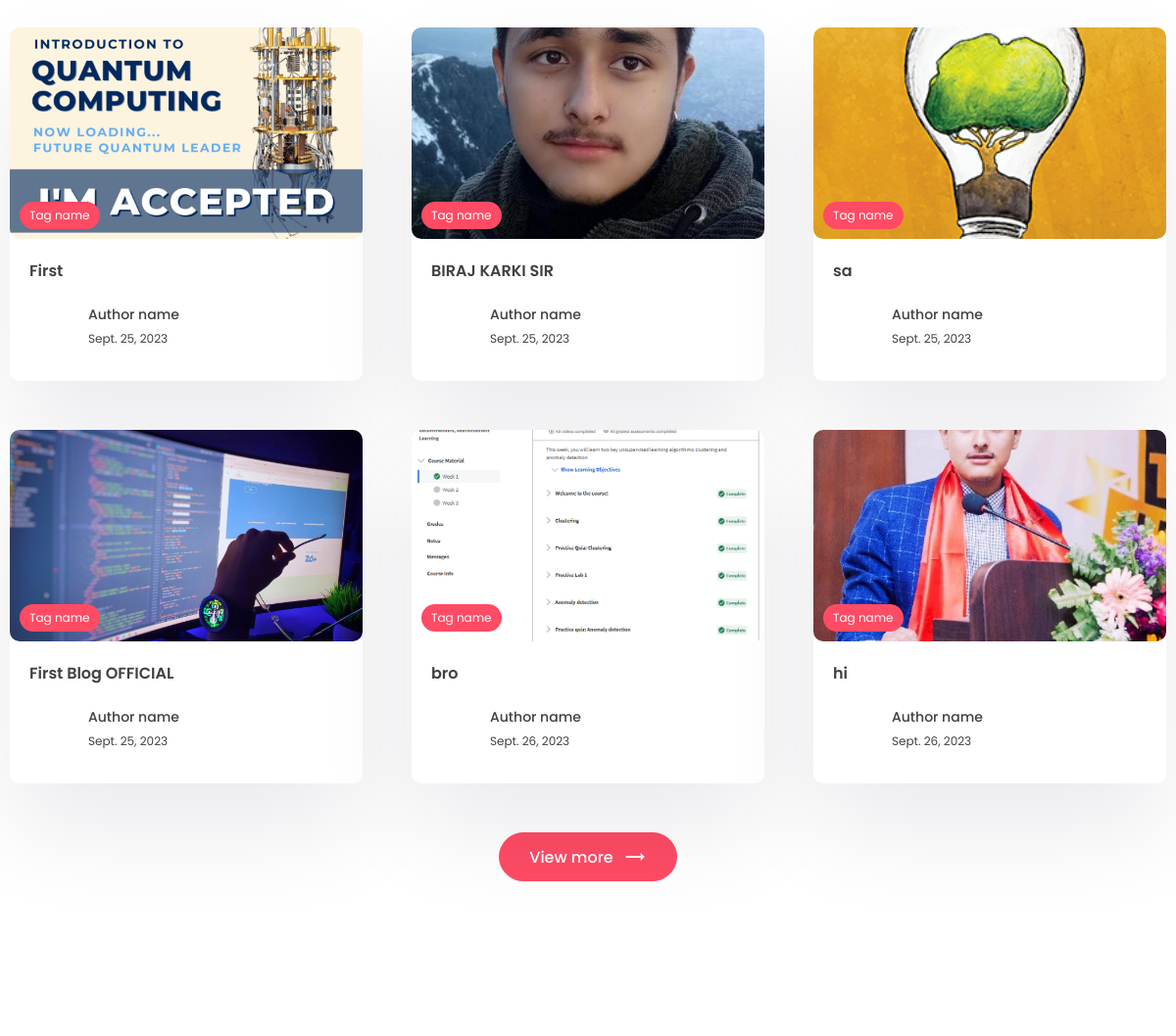
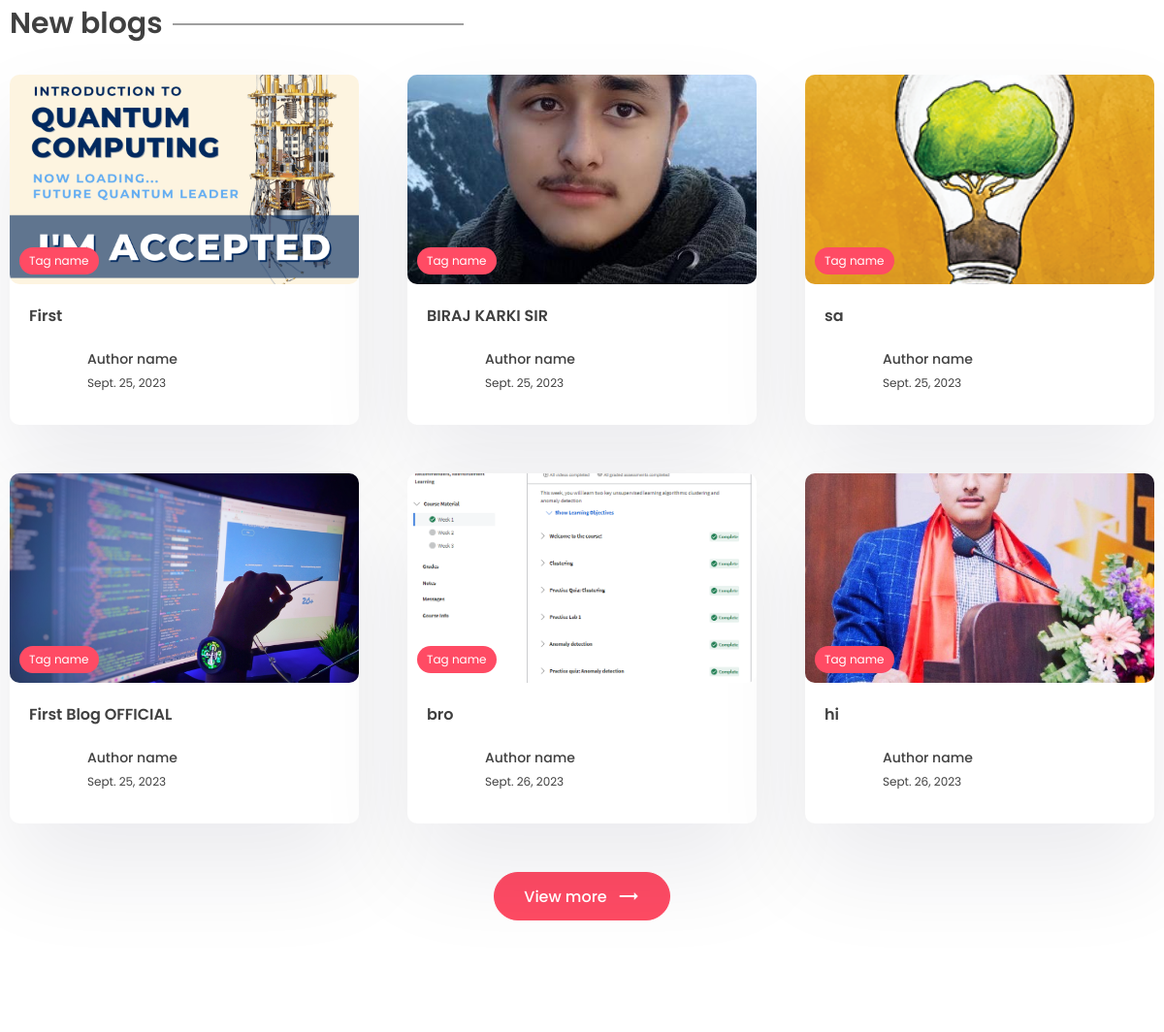
Before: / (middle part) with the older database file (2 pictures, top to bottom).
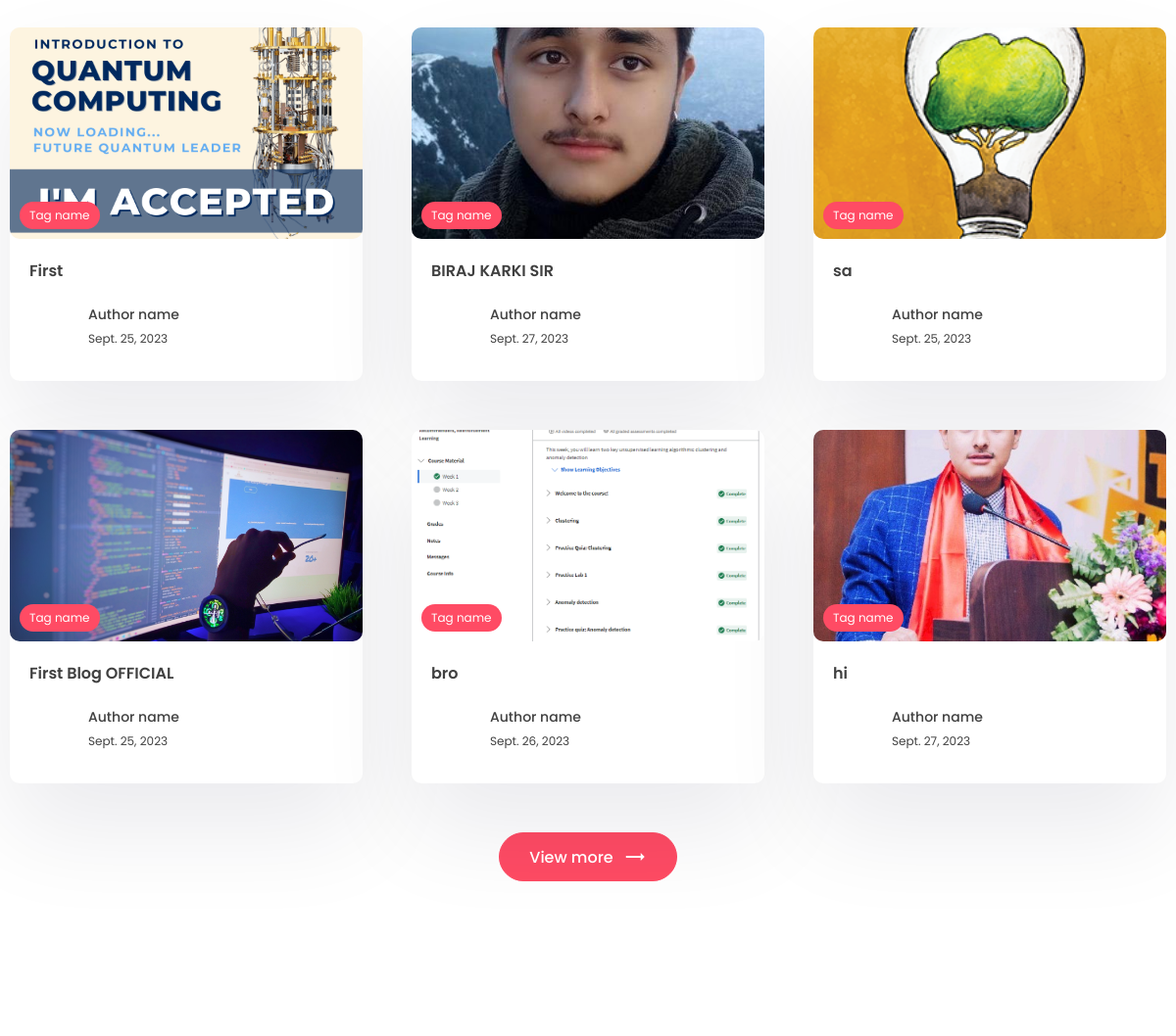
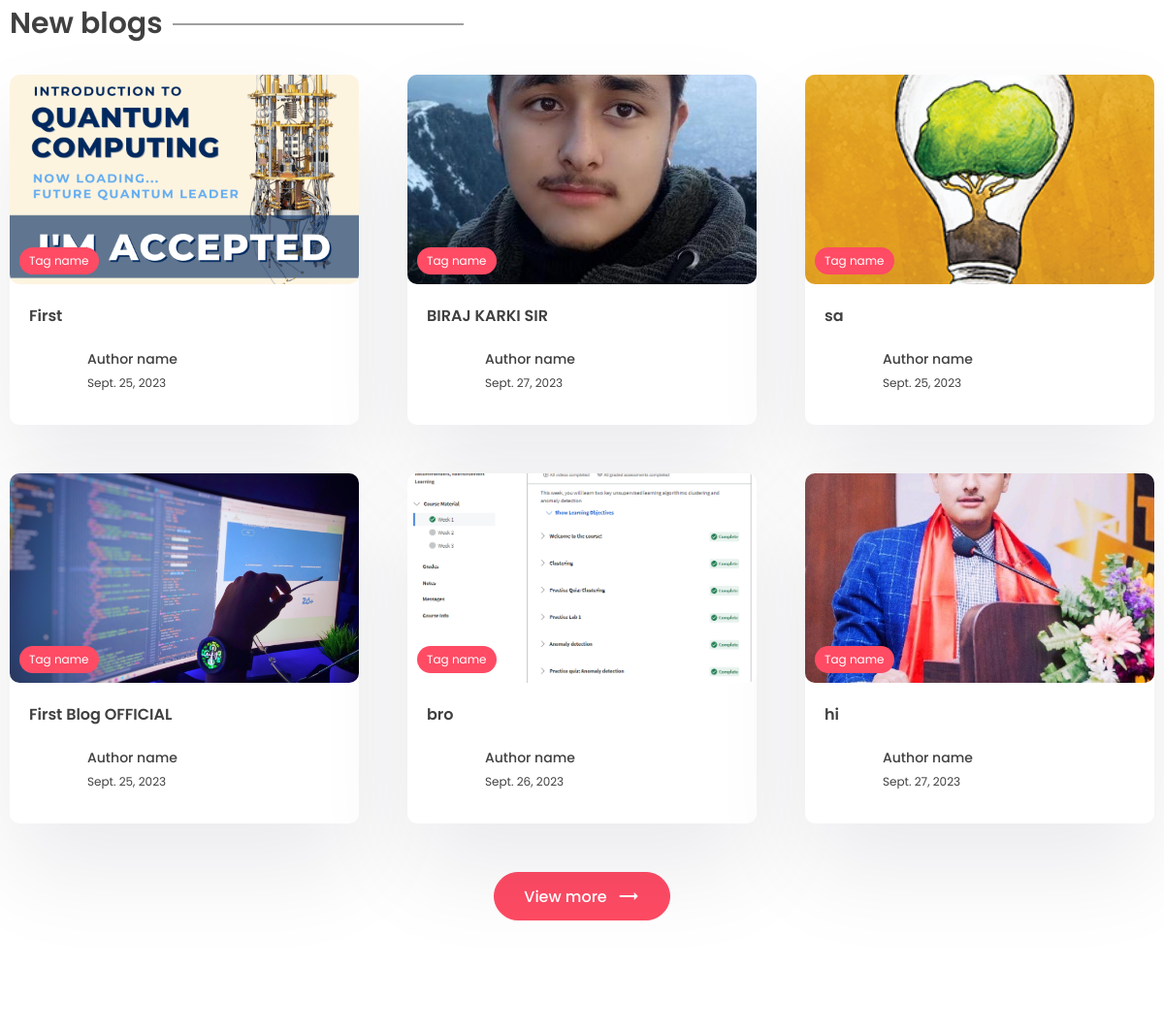
After: the same page with the newer database file (2 pictures, top to bottom).
### app/models.py (models this page shows)
class Post(models.Model):
    title = models.CharField(max_length=200)
    content = models.TextField()
    last_updated = models.DateTimeField(auto_now=True)
    slug = models.SlugField(max_length=200, unique=True)
    image = models.ImageField(null=True, blank=True, upload_to="images/")
    tags = models.ManyToManyField(Tag, blank=True, related_name='post')
    view_count=models.IntegerField(null=True, blank=True)

### app/views.py (the view)
# urls.py: path('', views.index, name="index"),
def index(request):
    posts = Post.objects.all()
    context = {'posts':posts}
    return render(request, 'app/index.html', context)

### app/templates/app/index.html (shortened to what this page needs)
{% extends "base.html" %}
{% block content %}
    <section class="sp">
      <div class="container">
        <div class="grid-3">
          {% for post in posts %}
          <a href="{% url "post_page" post.slug %}">
            <div class="card">
              <div class="post-img">
                <img src="{{post.image.url}}" alt="" />
                <div class="tag">Tag name</div>
              </div>
              <div class="card-content">
                <h3>
                  {{post.title}}
                </h3>
                <div class="author">
                  <div class="profile-pic">
                  </div>
                  <div class="details">
                    <p>Author name</p>
                    <small>{{post.last_updated|date}}</small>
                  </div>
                </div>
              </div>
            </div>
          </a>
          {% endfor %}
        </div>
        <center>
          <a href=""><button class="btn btn-primary rounded view">
            View more <span class="material-icons"> trending_flat </span>
          </button></a>
        </center>
      </div>
    </section>
    <section class="sp">
      <div class="container">
        <h1 class="sec-title">New blogs</h1>
        <div class="grid-3">
          {% for post in posts %}
          <a href="{% url "post_page" post.slug %}">
            <div class="card">
              <div class="post-img">
                <img src="{{post.image.url}}" alt="" />
                <div class="tag">Tag name</div>
              </div>
              <div class="card-content">
                <h3>
                  {{post.title}}
                </h3>
                <div class="author">
                  <div class="profile-pic">
                  </div>
                  <div class="details">
                    <p>Author name</p>
                    <small>{{post.last_updated|date}}</small>
                  </div>
                </div>
              </div>
            </div>
          </a>
          {% endfor %}
        </div>
        <center>
          <a href=""><button class="btn btn-primary rounded view">
            View more <span class="material-icons"> trending_flat </span>
          </button></a>
        </center>
      </div>
    </section>
    {% endblock content %}

### templates/base.html (shortened to what this page needs)
{% load static %}
<!DOCTYPE html>
<html lang="en">
  <head>
    <link rel="stylesheet" href="{% static 'app/style.css'%}"/>
    <link
      rel="stylesheet"
      href="https://unicons.iconscout.com/release/v2.1.6/css/unicons.css"
    />
    <link
      rel="stylesheet"
      href="https://cdnjs.cloudflare.com/ajax/libs/font-awesome/6.1.1/css/all.min.css"
    />
  </head>
  <body>
    <main>
      {% block content %}
      {% endblock content %}
      </main>
  </body>
</html>

### app/static/app/style.css (style rules this page uses)
* { margin: 0; padding: 0; box-sizing: border-box; text-decoration: none; border: none; outline: none; list-style: none; font-family: "Poppins", sans-serif; color: var(--black); }
:root { --red: #ff4b64; --black: #404040; --des: #555555; --shadow: #ffffff1a 0px 1px 1px 0px inset, #32325d40 0px 50px 100px -20px, #0000004d 0px 30px 60px -30px; --shadow2: rgba(17, 12, 46, 0.084) 0px 48px 100px 0px; }
html { font-size: 62.5%; }
[class*="grid"] { display: grid; }
img { width: 100%; }
.container { max-width: 1220px; margin: auto; padding: 0 10px; }
p, a { font-size: 1.6rem; color: var(--des); }
.btn { cursor: pointer; height: 5rem; padding: 0 3rem; font-size: 1.6rem; font-weight: 500; border: 1px solid var(--red); display: flex; align-items: center; justify-content: center; gap: 1rem; }
.btn span { color: white; }
.btn-primary { background: var(--red); color: white; }
.rounded { border-radius: 5rem; }
.sp { padding: 8rem 0; }
.post-img { height: 40rem; width: 100%; overflow: hidden; border-radius: 1rem; }
.post-img img { height: 100%; object-fit: cover; object-position: center; }
.sec-title { font-size: 3rem; font-weight: 600; position: relative; width: fit-content; margin-bottom: 3rem; }
.sec-title::after { content: ""; position: absolute; right: -31rem; height: 1px; width: 30rem; background: var(--black); top: 50%; transform: translateY(-50%); }
.grid-3 { grid-template-columns: repeat(3, 1fr); gap: 5rem; }
.card { background: white; box-shadow: var(--shadow2); border-radius: 1rem; cursor: pointer; transition: 0.3s; }
.post-img { position: relative; }
.tag { position: absolute; bottom: 1rem; left: 1rem; background: var(--red); color: white; border-radius: 5rem; padding: 0.5rem 1rem; font-size: 1.2rem; }
.card-content { padding: 2rem; padding-bottom: 3rem; }
.card h3 { font-size: 1.6rem; font-weight: 600; }
.card .post-img { width: 100%; height: unset; aspect-ratio: 1/0.6; }
.author { display: flex; align-items: center; gap: 1rem; margin-top: 2rem; }
.profile-pic { width: 5rem; aspect-ratio: 1/1; border-radius: 50%; overflow: hidden; }
.author p { color: var(--black); font-weight: 500; font-size: 1.4rem; }
.author small { color: var(--black); font-size: 1.2rem; }
.view { margin-top: 5rem; }
main { padding-top: 10rem !important; }

Changed rows visible on the page:
changed Post "BIRAJ KARKI SIR": last_updated "Sept. 25, 2023" → "Sept. 27, 2023"
changed Post "hi": last_updated "Sept. 26, 2023" → "Sept. 27, 2023"
